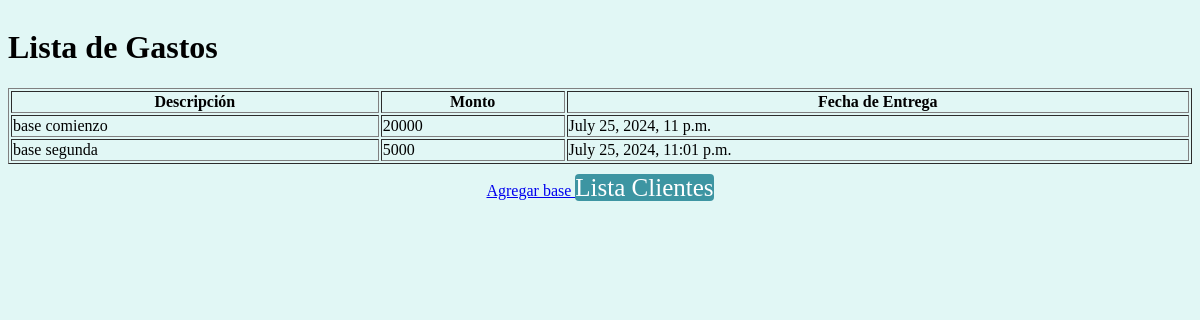
/prestamosapp/historial_base/, run on the app's committed database.
### prestamosapp/models.py (models this page shows, shortened)
class AgregarBase(models.Model):
    descripcion_base = models.CharField(max_length=200)
    monto_base = models.IntegerField()
    created_at = models.DateTimeField(auto_now_add=True, null=True, blank=True)
    class Meta:
        verbose_name = "Base"
        verbose_name_plural = "Historial de Bases"
        ordering = ['created_at']

### prestamosapp/views.py (the view)
# urls.py: path('historial_base/', views.historial_base, name='historial_base'),
def historial_base(request):
    base= AgregarBase.objects.all()
    return render(request, 'historial_base.html', {'base': base})

### prestamosapp/templates/historial_base.html (shortened to what this page needs)
<!DOCTYPE html>
<html>
<head>
    {%load static%}
</head>
<body>
    <h1>Lista de Gastos</h1>
    <table border="1">
        <thead>
            <tr>
                <th>Descripción</th>
                <th>Monto</th>
                <th>Fecha de Entrega</th>
            </tr>
        </thead>
        <tbody>
            {% for item in base %}
                <tr>
                    <td>{{ item.descripcion_base }}</td>
                    <td>{{ item.monto_base }}</td>
                    <td>{{ item.created_at }}</td>
                </tr>
            {% endfor %}
        </tbody>
    </table>
    <div class="menu">
        {%if user.username == 'paquete2' %}
            <a class="btn" href="{% url 'paquete2:agregar_base' %}"> Agregar Base</a>
            <a class="btn" href="{% url 'paquete2:cliente_list' %}">Lista Clientes</a>
        {% elif user.username == 'paquete3'%}
        <a class="btn" href="{% url 'paquete3:agregar_base' %}"> Agregar Base</a>
        <a class="btn" href="{% url 'paquete3:cliente_list' %}">Lista Clientes</a>
        {% elif user.username == 'paquete4'%}
        <a class="btn" href="{% url 'paquete4:agregar_base' %}"> Agregar Base</a>
        <a class="btn" href="{% url 'paquete4:cliente_list' %}">Lista Clientes</a>
        {% elif user.username == 'paquete5'%}
        <a class="btn" href="{% url 'paquete5:agregar_base' %}"> Agregar Base</a>
        <a class="btn" href="{% url 'paquete5:cliente_list' %}">Lista Clientes</a>
        {%else%}
            <a href="{% url 'prestamosapp:agregar_base' %}">Agregar base </a>
            <a class="btn" href="{% url 'prestamosapp:cliente_list' %}">Lista Clientes</a>
        {%endif%}
        </div>
</body>
</html>

### prestamosapp/templates/historial_base.html (style rules this page uses)
body { display:grid; margin-auto; background-color: #E1F7F5; }
.menu { position:relative; margin:auto; margin-top:10px; }
.btn { display: inline; width:100%; height: 40px; font-size: 16px; color: #fff; background-color: transparent; border:none; border-radius: 4px; cursor: pointer; text-decoration: none; text-align: center; transition: background-color 0.3s; font-size: 25px; background-color: #117b8bc8; }

### data on the page
AgregarBase: descripcion_base "base comienzo", monto_base "20000", created_at "July 25, 2024, 11 p.m."
AgregarBase: descripcion_base "base segunda", monto_base "5000", created_at "July 25, 2024, 11:01 p.m."
